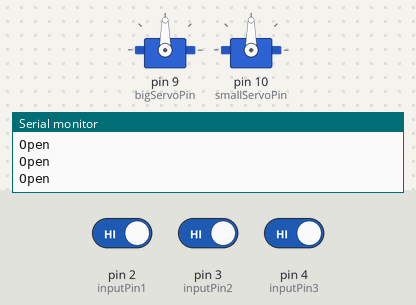
The sketch below on a simulated Arduino Uno, built with avr-gcc and run on an emulated ATmega328P. Shown: 2 × servo, the last lines printed to the serial monitor. Inputs (shaded band) come from the test bench; at power-on: pin 2 (inputPin1) HIGH, pin 3 (inputPin2) HIGH, pin 4 (inputPin3) HIGH.

Above: at 1.2 s.
1.3 s: pin 2 (inputPin1) driven LOW
At 1.8 s:
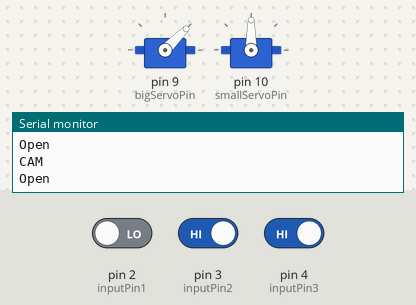
2.8 s: pin 3 (inputPin2) driven LOW
At 3.3 s:
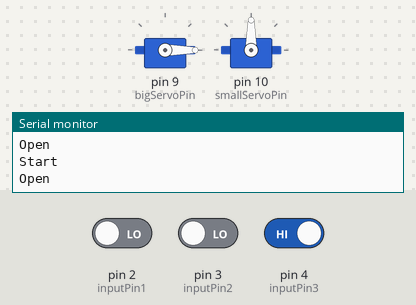
4.3 s: pin 4 (inputPin3) driven LOW
At 4.6 s:
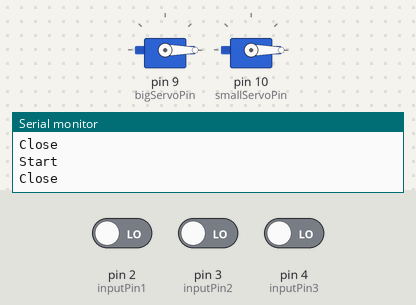
5.8 s: pin 2 (inputPin1) driven HIGH
At 7.0 s:
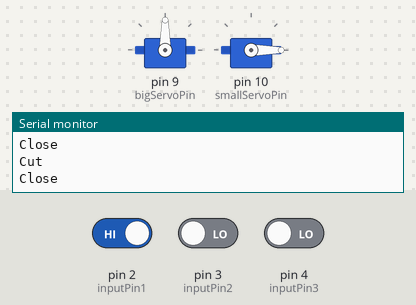
7.3 s: pin 4 (inputPin3) driven HIGH
At 8.5 s:
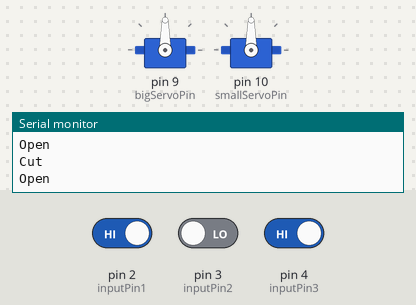
8.8 s: pin 2 (inputPin1) driven LOW and pin 3 (inputPin2) driven HIGH and pin 4 (inputPin3) driven LOW
At 9.9 s:
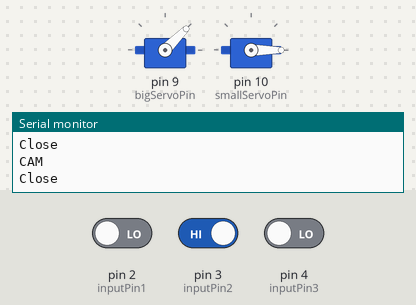
Timing chart, 0 to 11.3 s (numbered marks = the images above; inputs shaded):
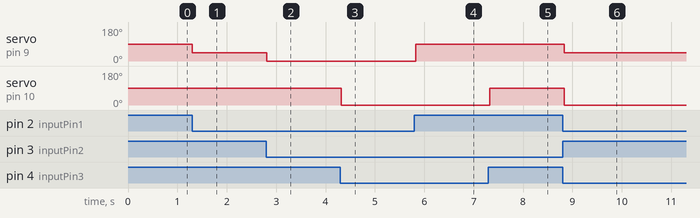

Measured:
- after the input at 1.3 s, servo on pin 9 (bigServoPin): 90° → 45° at once
- after the input at 2.8 s, servo on pin 9 (bigServoPin): 45° → 0° at once
- after the input at 4.3 s, servo on pin 10 (smallServoPin): 90° → 0° at once
- after the input at 5.8 s, servo on pin 9 (bigServoPin): 0° → 90° at once
- after the input at 7.3 s, servo on pin 10 (smallServoPin): 0° → 90° at once
- after the input at 8.8 s, servo on pin 9 (bigServoPin): 90° → 45° at once; servo on pin 10 (smallServoPin): 90° → 0° at once

The sketch:

A2_v1.ino
```cpp
#include <Servo.h>

// Define servo objects
Servo big_servo;
Servo small_servo;

// Define input pins
const int inputPin1 = 2;
const int inputPin2 = 3;
const int inputPin3 = 4;

// Define servo pins
const int bigServoPin = 9;
const int smallServoPin = 10;

// Define servo angles for the input conditions
const int bigServoAngle0 = 0;   // big_servo angle for input (0,0)
const int bigServoAngle1 = 45;  // big_servo angle for input (0,1)
const int bigServoAngle2 = 90;  // big_servo angle for input (1,0) or (1,1)
const int smallServoAngle0 = 0;   // small_servo angle for input 0
const int smallServoAngle1 = 90;  // small_servo angle for input 1

void setup() {
  // Attach servos to the defined pins
  big_servo.attach(bigServoPin, 550, 2400); // custom range for DS51150-12V servo
  small_servo.attach(smallServoPin);
  Serial.begin(115200);
  // Set input pins as inputs
  pinMode(inputPin1, INPUT);
  pinMode(inputPin2, INPUT);
  pinMode(inputPin3, INPUT);
}

void loop() {
  // Read the input pin states
  int input1State = digitalRead(inputPin1);
  int input2State = digitalRead(inputPin2);
  int input3State = digitalRead(inputPin3);

  // Determine the angle for big_servo based on input pins 1 and 2
  if (input1State == LOW && input2State == LOW) {
    big_servo.write(bigServoAngle0);
    Serial.println("Start");
  } else if (input1State == LOW && input2State == HIGH) {
    big_servo.write(bigServoAngle1);
    Serial.println("CAM");
  } else if (input1State == HIGH && input2State == LOW) {
    big_servo.write(bigServoAngle2);
    Serial.println("Cut");
  }

  // Determine the angle for small_servo based on input pin 3
  if (input3State == LOW) {
    small_servo.write(smallServoAngle0);
    Serial.println("Close");
  } else {
    small_servo.write(smallServoAngle1);
    Serial.println("Open");
  }

  // Small delay to debounce input readings
  delay(50);
}
```
